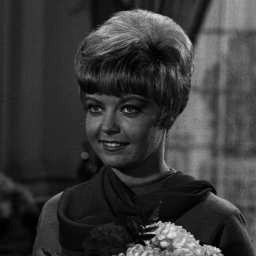
#> input picture Prácticas/practica2/images/girl.pgm, 256 x 256 px, found by its file name
$ python ejercicio05.py
#> lines starting #> are read from the running program, lines starting #| are printed output that depends on the picture
import skimage as ski
import matplotlib.pyplot as plt
import numpy as np
from skimage.exposure import match_histograms

img_original_girl = ski.io.imread("Prácticas/practica2/images/girl.pgm")
#> img_original_girl is the input picture: shape (256, 256); min 1, max 236, mean 57.1
img_original_nieve = ski.io.imread("Prácticas/practica2/images/nieve.pgm")
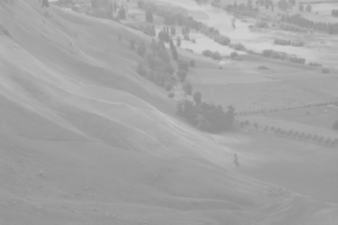
#> input picture Prácticas/practica2/images/nieve.pgm, 338 x 225 px, found by its file name
#> img_original_nieve is the input picture: shape (225, 338); min 139, max 209, mean 164.7

h_orig_girl, c_orig_girl = ski.exposure.histogram(img_original_girl)
#> h_orig_girl = 236 values, max 1270 at index 42, min 0 at index 219, mean 277.7; c_orig_girl = 236 values from 1 to 236
h_orig_nieve, c_orig_nieve = ski.exposure.histogram(img_original_nieve)
#> h_orig_nieve = 71 values, max 3859 at index 16, min 0 at index 1, mean 1071.1; c_orig_nieve = 71 values from 139 to 209

img_real_girl = ski.util.img_as_float(img_original_girl) * 255
img_real_nieve = ski.util.img_as_float(img_original_nieve) * 255

matched_girl_to_nieve = match_histograms(img_original_girl, img_original_nieve)
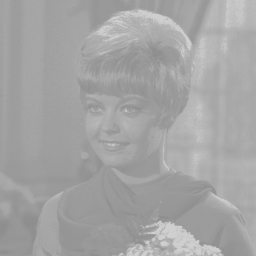
#> matched_girl_to_nieve: shape (256, 256) float64; min 142.3, max 209, mean 164.4
h_matched_girl_to_nieve, c_matched_girl_to_nieve = ski.exposure.histogram(matched_girl_to_nieve)
#> h_matched_girl_to_nieve = 256 values, max 1363 at index 48, min 0 at index 1, mean 256; c_matched_girl_to_nieve = 256 values from 142.5 to 208.9

matched_nieve_to_girl = match_histograms(img_original_nieve, img_original_girl)
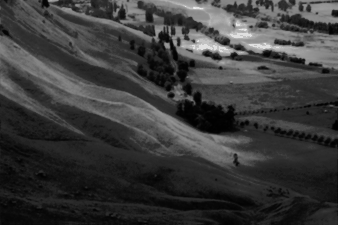
#> matched_nieve_to_girl: shape (225, 338) float64; min 1, max 236, mean 58.4
h_matched_nieve_to_girl, c_matched_nieve_to_girl = ski.exposure.histogram(matched_nieve_to_girl)
#> h_matched_nieve_to_girl = 256 values, max 3859 at index 27, min 0 at index 4, mean 297.1; c_matched_nieve_to_girl = 256 values from 1.46 to 235.5

# === SHOW PLOTS ===

fig, axs = plt.subplots(4, 2, layout="constrained")

axs[0, 0].imshow(img_original_girl, cmap='gray')
axs[0, 0].set_title("Girl Original")
axs[0, 1].bar(c_orig_girl, h_orig_girl, 1.1)

axs[1, 0].imshow(img_original_nieve, cmap='gray')
axs[1, 0].set_title("Nieve Original")
axs[1, 1].bar(c_orig_nieve, h_orig_nieve, 1.1)

axs[2, 0].imshow(matched_girl_to_nieve, cmap='gray')
axs[2, 0].set_title("Matched Girl to Nieve")
axs[2, 1].bar(c_matched_girl_to_nieve, h_matched_girl_to_nieve, 1.1)

axs[3, 0].imshow(matched_nieve_to_girl, cmap='gray')
axs[3, 0].set_title("Matched Nieve to Girl")
axs[3, 1].bar(c_matched_nieve_to_girl, h_matched_nieve_to_girl, 1.1)

axs_lineal = axs.ravel()
for i in range(0, axs_lineal.size, 2):
    axs_lineal[i].set_axis_off()
    axs_lineal[i + 1].set_xticks([0, 64, 128, 192, 255])

plt.show()
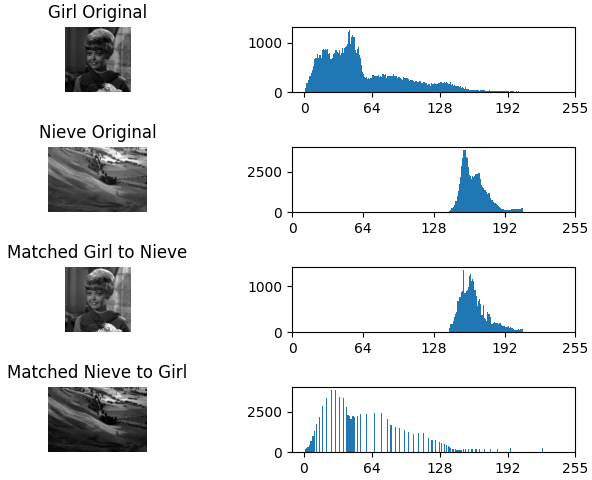
#> figure drawn by matplotlib, 8 panels; panel 2: tallest bar 1270 high, from x = 42.45 to 43.55; panel 4: tallest bar 3859 high, from x = 154.4 to 155.5; panel 6: tallest bar 1363 high, from x = 154.4 to 155.5; panel 8: tallest bar 3859 high, from x = 25.69 to 26.79
